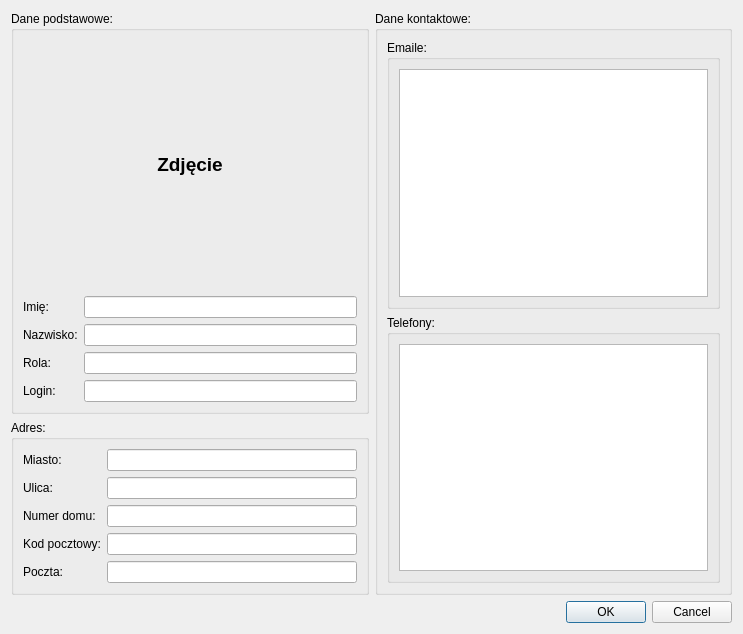
<?xml version="1.0" encoding="UTF-8"?>
<ui version="4.0">
 <class>UserView</class>
 <widget class="QDialog" name="UserView">
  <property name="geometry">
   <rect>
    <x>0</x>
    <y>0</y>
    <width>743</width>
    <height>605</height>
   </rect>
  </property>
  <property name="windowTitle">
   <string>Dialog</string>
  </property>
  <layout class="QGridLayout" name="gridLayout_2">
   <item row="3" column="0" colspan="2">
    <widget class="QDialogButtonBox" name="buttonBox">
     <property name="orientation">
      <enum>Qt::Horizontal</enum>
     </property>
     <property name="standardButtons">
      <set>QDialogButtonBox::Cancel|QDialogButtonBox::Ok</set>
     </property>
    </widget>
   </item>
   <item row="2" column="0">
    <widget class="QGroupBox" name="groupBox_2">
     <property name="title">
      <string>Adres:</string>
     </property>
     <layout class="QFormLayout" name="formLayout_2">
      <item row="0" column="0">
       <widget class="QLabel" name="cityLabel">
        <property name="text">
         <string>Miasto:</string>
        </property>
       </widget>
      </item>
      <item row="0" column="1">
       <widget class="QLineEdit" name="cityEdit"/>
      </item>
      <item row="1" column="0">
       <widget class="QLabel" name="streetLabel">
        <property name="text">
         <string>Ulica:</string>
        </property>
       </widget>
      </item>
      <item row="1" column="1">
       <widget class="QLineEdit" name="streetEdit"/>
      </item>
      <item row="2" column="0">
       <widget class="QLabel" name="homeNumberLabel">
        <property name="text">
         <string>Numer domu:</string>
        </property>
       </widget>
      </item>
      <item row="2" column="1">
       <widget class="QLineEdit" name="homeNumberEdit"/>
      </item>
      <item row="3" column="0">
       <widget class="QLabel" name="postalCodeLabel">
        <property name="text">
         <string>Kod pocztowy:</string>
        </property>
       </widget>
      </item>
      <item row="3" column="1">
       <widget class="QLineEdit" name="postalCodeEdit"/>
      </item>
      <item row="4" column="0">
       <widget class="QLabel" name="postOfficeLabel">
        <property name="text">
         <string>Poczta:</string>
        </property>
       </widget>
      </item>
      <item row="4" column="1">
       <widget class="QLineEdit" name="postOfficeEdit"/>
      </item>
     </layout>
    </widget>
   </item>
   <item row="1" column="1" rowspan="2">
    <widget class="QGroupBox" name="groupBox_3">
     <property name="title">
      <string>Dane kontaktowe:</string>
     </property>
     <layout class="QVBoxLayout" name="verticalLayout">
      <item>
       <widget class="QGroupBox" name="groupBox_4">
        <property name="title">
         <string>Emaile:</string>
        </property>
        <layout class="QVBoxLayout" name="verticalLayout_2">
         <item>
          <widget class="QListWidget" name="emailsList"/>
         </item>
        </layout>
       </widget>
      </item>
      <item>
       <widget class="QGroupBox" name="groupBox_5">
        <property name="title">
         <string>Telefony:</string>
        </property>
        <layout class="QVBoxLayout" name="verticalLayout_3">
         <item>
          <widget class="QListWidget" name="phonesList"/>
         </item>
        </layout>
       </widget>
      </item>
     </layout>
    </widget>
   </item>
   <item row="1" column="0">
    <widget class="QGroupBox" name="groupBox">
     <property name="title">
      <string>Dane podstawowe:</string>
     </property>
     <layout class="QGridLayout" name="gridLayout">
      <item row="4" column="0">
       <widget class="QLabel" name="roleLabel">
        <property name="text">
         <string>Rola:</string>
        </property>
       </widget>
      </item>
      <item row="5" column="0">
       <widget class="QLabel" name="loginLabel">
        <property name="text">
         <string>Login:</string>
        </property>
       </widget>
      </item>
      <item row="2" column="0">
       <widget class="QLabel" name="nameLabel">
        <property name="text">
         <string>Imię:</string>
        </property>
       </widget>
      </item>
      <item row="3" column="0">
       <widget class="QLabel" name="surnameLabel">
        <property name="text">
         <string>Nazwisko:</string>
        </property>
       </widget>
      </item>
      <item row="2" column="1">
       <widget class="QLineEdit" name="nameEdit"/>
      </item>
      <item row="4" column="1">
       <widget class="QLineEdit" name="roleEdit"/>
      </item>
      <item row="3" column="1">
       <widget class="QLineEdit" name="surnameEdit"/>
      </item>
      <item row="5" column="1">
       <widget class="QLineEdit" name="loginLineEdit"/>
      </item>
      <item row="1" column="0" colspan="2">
       <widget class="QLabel" name="label">
        <property name="minimumSize">
         <size>
          <width>0</width>
          <height>250</height>
         </size>
        </property>
        <property name="styleSheet">
         <string notr="true">background-image: url(https://icon-library.com/images/no-user-image-icon/no-user-image-icon-27.jpg);</string>
        </property>
        <property name="text">
         <string>&lt;html&gt;&lt;head/&gt;&lt;body&gt;&lt;p align=&quot;center&quot;&gt;&lt;span style=&quot; font-size:14pt; font-weight:600;&quot;&gt;Zdjęcie&lt;/span&gt;&lt;/p&gt;&lt;/body&gt;&lt;/html&gt;</string>
        </property>
       </widget>
      </item>
     </layout>
    </widget>
   </item>
  </layout>
 </widget>
 <resources/>
 <connections>
  <connection>
   <sender>buttonBox</sender>
   <signal>accepted()</signal>
   <receiver>UserView</receiver>
   <slot>accept()</slot>
   <hints>
    <hint type="sourcelabel">
     <x>248</x>
     <y>254</y>
    </hint>
    <hint type="destinationlabel">
     <x>157</x>
     <y>274</y>
    </hint>
   </hints>
  </connection>
  <connection>
   <sender>buttonBox</sender>
   <signal>rejected()</signal>
   <receiver>UserView</receiver>
   <slot>reject()</slot>
   <hints>
    <hint type="sourcelabel">
     <x>316</x>
     <y>260</y>
    </hint>
    <hint type="destinationlabel">
     <x>286</x>
     <y>274</y>
    </hint>
   </hints>
  </connection>
 </connections>
</ui>
